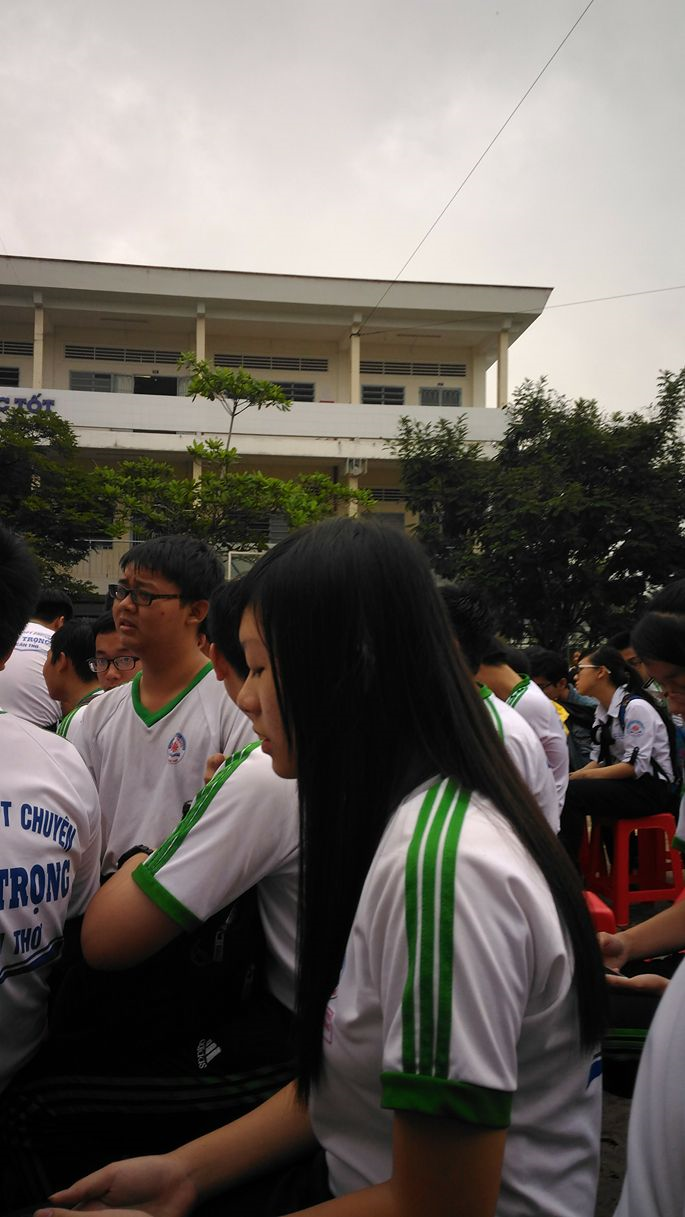
#> input picture [Second Year] Multimedia Computing/RLC nén ảnh/broken.bmp, 685 x 1217 px
$ python 17521176.py
#> lines starting #> are read from the running program, lines starting #| are printed output that depends on the picture
from PIL import Image
import numpy as np

img = Image.open('broken.bmp').convert('1')
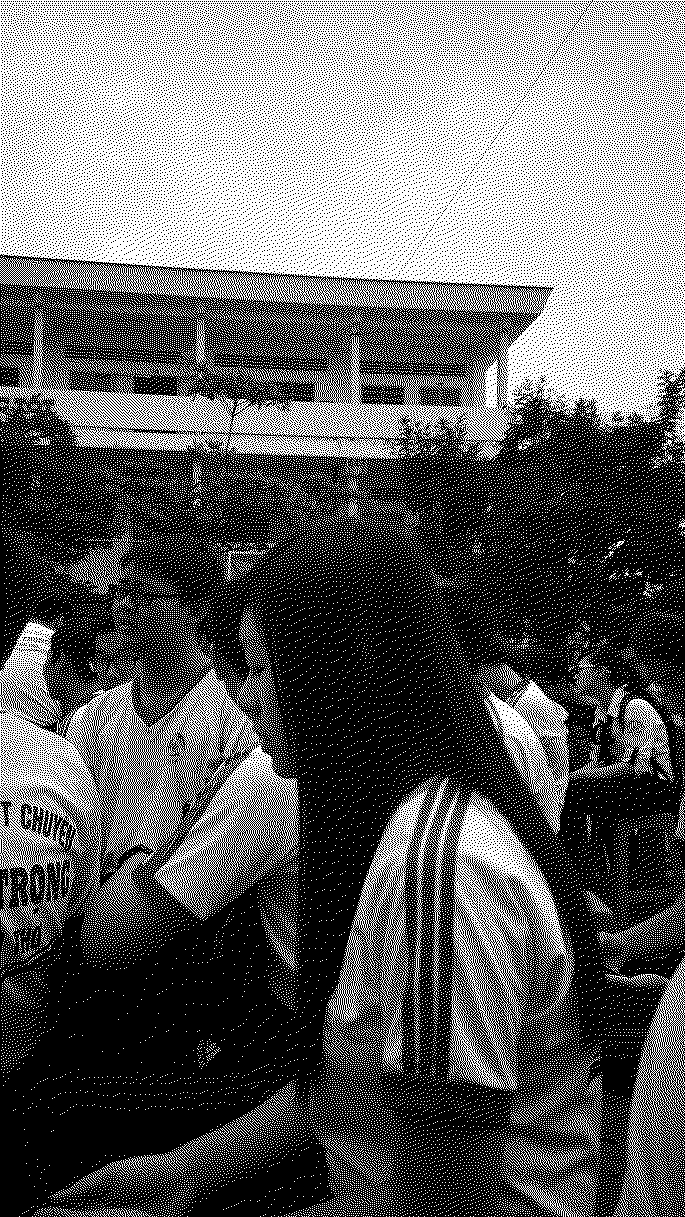
#> img: PIL image 685x1217 1; 39% white in thin lines or dots
file = open("image_compress.bin","w+")
np_img = np.array(img)
print(np_img)
#> (printed output is left out)

count = 1
img_cvt = ""
#format: luu so luong + gia tri + dau "." de phan biet giua cac pixel
for i in range(len(np_img[0])-1): #0-9
    for j in range(len(np_img[0])-1,0,-1): #9-1
        if (np_img[i][j] == np_img[i][j-1]):
            count += 1
        elif (j == 0):
            img_cvt += "1" + str(np_img[i][j]) + "."
            count = 1
        else:
            img_cvt += str(count) + str(np_img[i][j]) + "."
            count = 1
print(img_cvt)
#> (printed output is left out)
file.write(img_cvt)
file.close()
